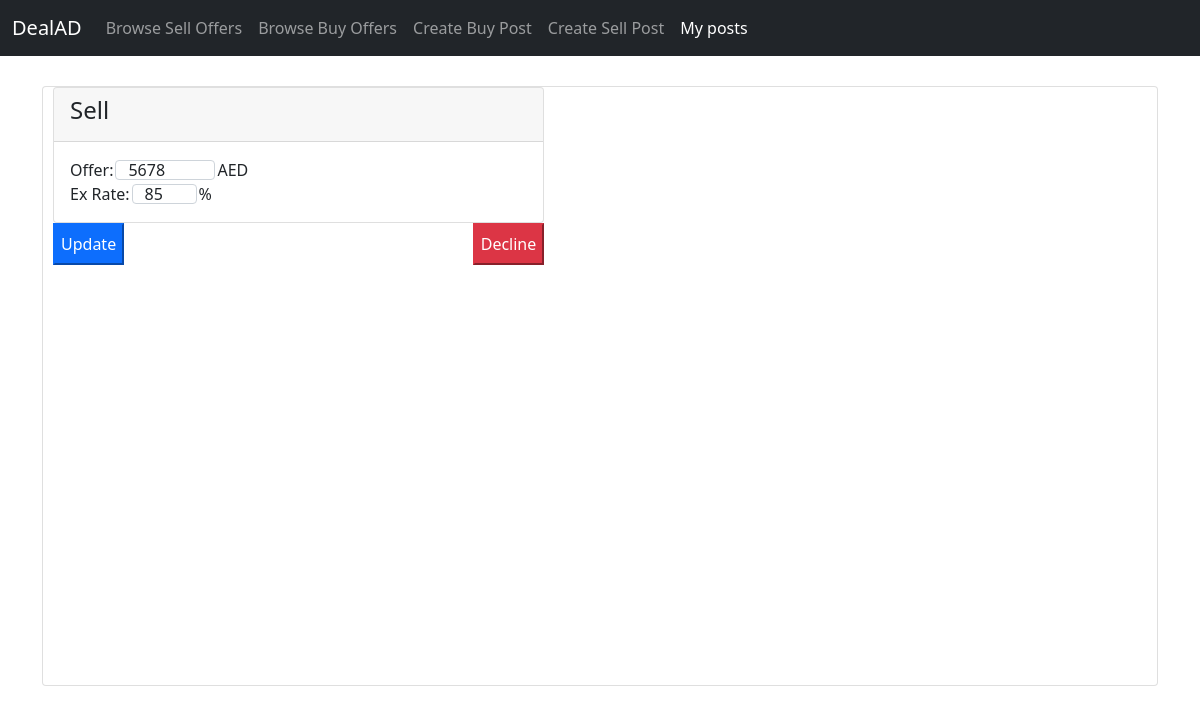
Before: /my_posts (signed in) with the older database file.
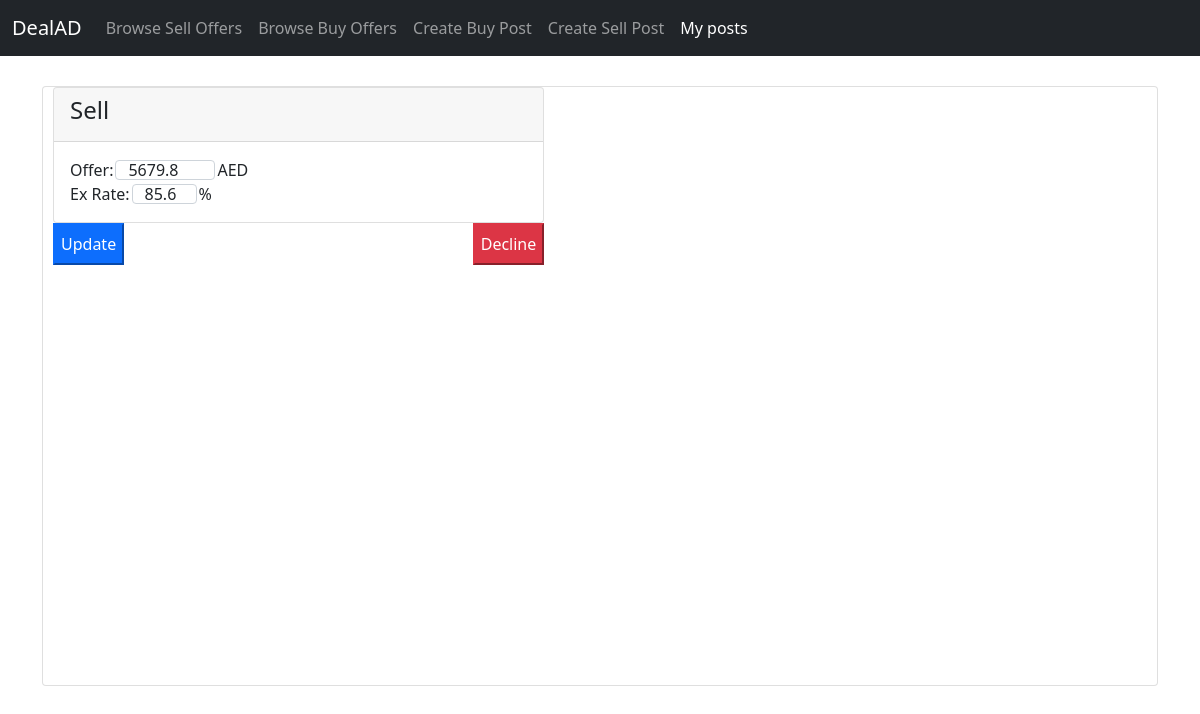
After: the same page with the newer database file.
### tables this page shows
CREATE TABLE sell_posts (
                                            post_id integer PRIMARY KEY AUTOINCREMENT,
                                            net_id text,
                                            amount text,
                                            rate text
                                        );

### app.py (the view)
@app.route('/my_posts', methods=['GET', 'POST'])
def myPosts():
    if not session.get("netId"):
        return login_tem()
    username = session.get('netId')
    password = session.get('password')
    exist = login(username, password)
    if exist:
        posts = my_posts(username)
        return render_template("posts/my_posts.html", posts=posts)
    else:
        return redirect("./")

### database.py (called while the page is built)
def open():
    global database
    global database_cursor
    database = sqlite3.connect("maindb.db", uri=True, check_same_thread=False)
    database_cursor = database.cursor()

def close():
    database_cursor.close()

def login(netid, password):
    open()
    database_cursor.execute("SELECT * FROM users WHERE net_id =? and password=?", (netid, password))
    user = database_cursor.fetchall()
    close()
    if user is None or len(user) <= 0:
        return False  # the user is not registered
    else:
        return True  # the user logged in successfully

def my_posts(netid):
    open()
    user = []
    database_cursor.execute("SELECT * FROM buy_posts WHERE net_id =? ", (netid,))
    user.append(database_cursor.fetchall())
    database_cursor.execute("SELECT * FROM sell_posts WHERE net_id =? ", (netid,))
    user.append(database_cursor.fetchall())
    if user is None:
        close()
        return False  # the user is not registered
    close()
    return user

### templates/posts/my_posts.html (shortened to what this page needs)
<!DOCTYPE html>
    <link href="https://cdn.jsdelivr.net/npm/bootstrap@5.0.2/dist/css/bootstrap.min.css" rel="stylesheet">
<html>
<body >
  <nav class="navbar navbar-expand-lg navbar-dark bg-dark">
    <div class="container-fluid">
      <a class="navbar-brand" href="/market/buy">DealAD</a>
      <div class="collapse navbar-collapse" id="navbarSupportedContent">
        <ul class="navbar-nav me-auto mb-2 mb-lg-0">
          <li class="nav-item">
            <a class="nav-link " aria-current="page" href="/market/sell">Browse Sell Offers</a>
          </li>
          <li class="nav-item">
            <a class="nav-link " aria-current="page" href="/market/buy">Browse Buy Offers</a>
          </li>
            <li class="nav-item">
            <a class="nav-link" aria-current="page" href="/create/buy">Create Buy Post</a>
          </li>
          <li class="nav-item">
            <a class="nav-link " aria-current="page" href="/create/sell">Create Sell Post</a>
          </li>
          <li class="nav-item">
            <a class="nav-link active" aria-current="page" href="/my_posts">My posts</a>
          </li>
        </ul>
      </div>
    </div>
  </nav>
    <div class="container" >
        <div class="card" style="margin-top: 30px; height:600px; padding: 0px;">
            <div class="card-body d-flex flex-wrap justify-content-between" style="height:100%; max-width:90%; padding: 0px; overflow-y:auto;">
            {% for post in posts[1] %}
            <form action="#" class="col-6 postList" method="" style="padding-left:10px; margin-bottom: 10px;">
              <div class="postcontainer">
              <div class="card">
                <div class="card-header">
                  <h4 class="card-title">Sell</h4>
                </div>
                  <div class="card-body ">
                      <div class="text d-flex">Offer: <input class="form-control amount" name="amount" style="width: 100px; margin-left: 2px; margin-right:2px; margin-top: 2px; height:20px;" type="number" step="0.1" value="{{post[2]}}"/> AED</div>
                      <div class="text d-flex">Ex Rate: <input class="form-control rate" name="rate" style="width: 65px; padding-right: 0px; margin-left: 2px; margin-right:2px; margin-top: 2px; height:20px;" max="100" type="number" step="0.1" value="{{post[3]}}"/>  %</div>
                  </div>
              </div>
              <div class="form-group ">
                  <input type="button" name="decline" style="float: right;" class="col-form-label btn-danger decline" value="Decline" />
                  <input type="button" name="update" style="float: left;" class="col-form-label btn-primary update" value="Update" />
              </div>
            </div>
          </form>
        {% endfor %}
            </div>
        </div>
    </div>
</body>
</html>

Changed rows visible on the page:
changed sell_posts: amount "5678" → "5679.8"; rate "85" → "85.6"
